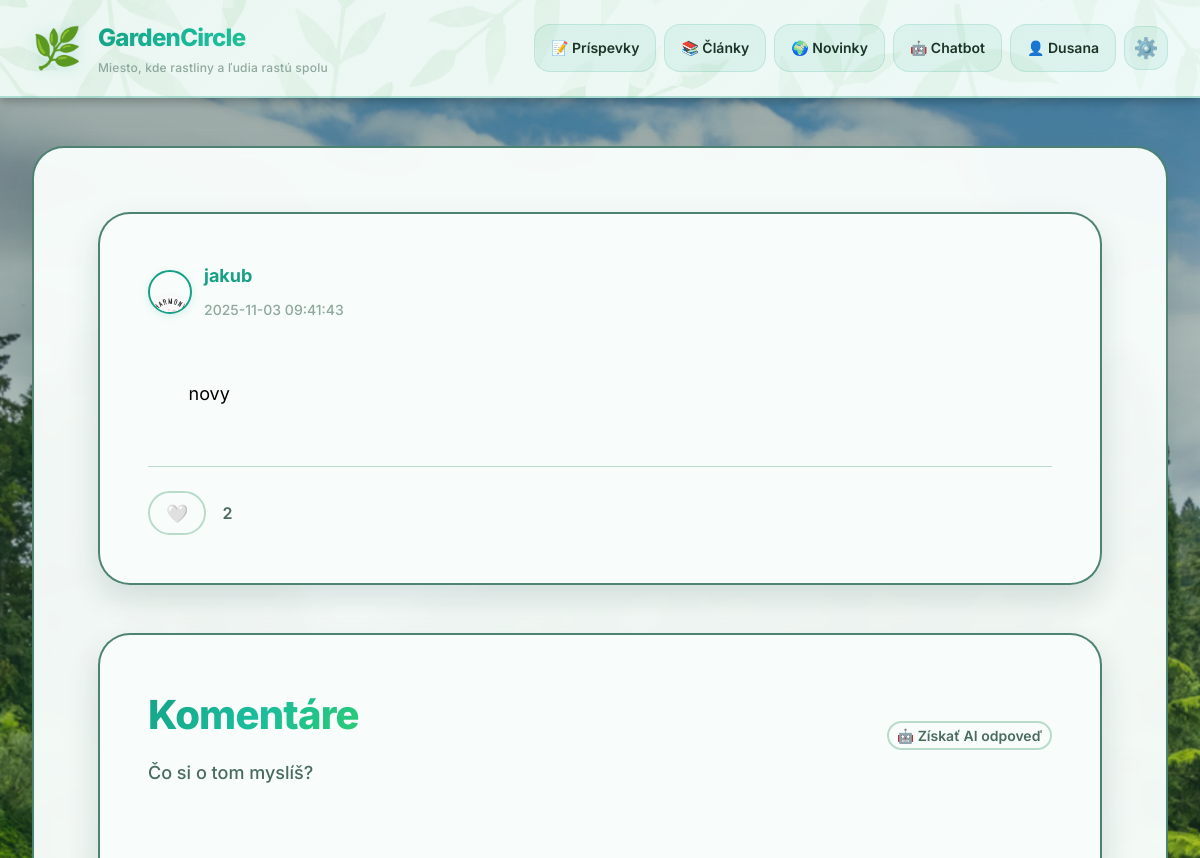
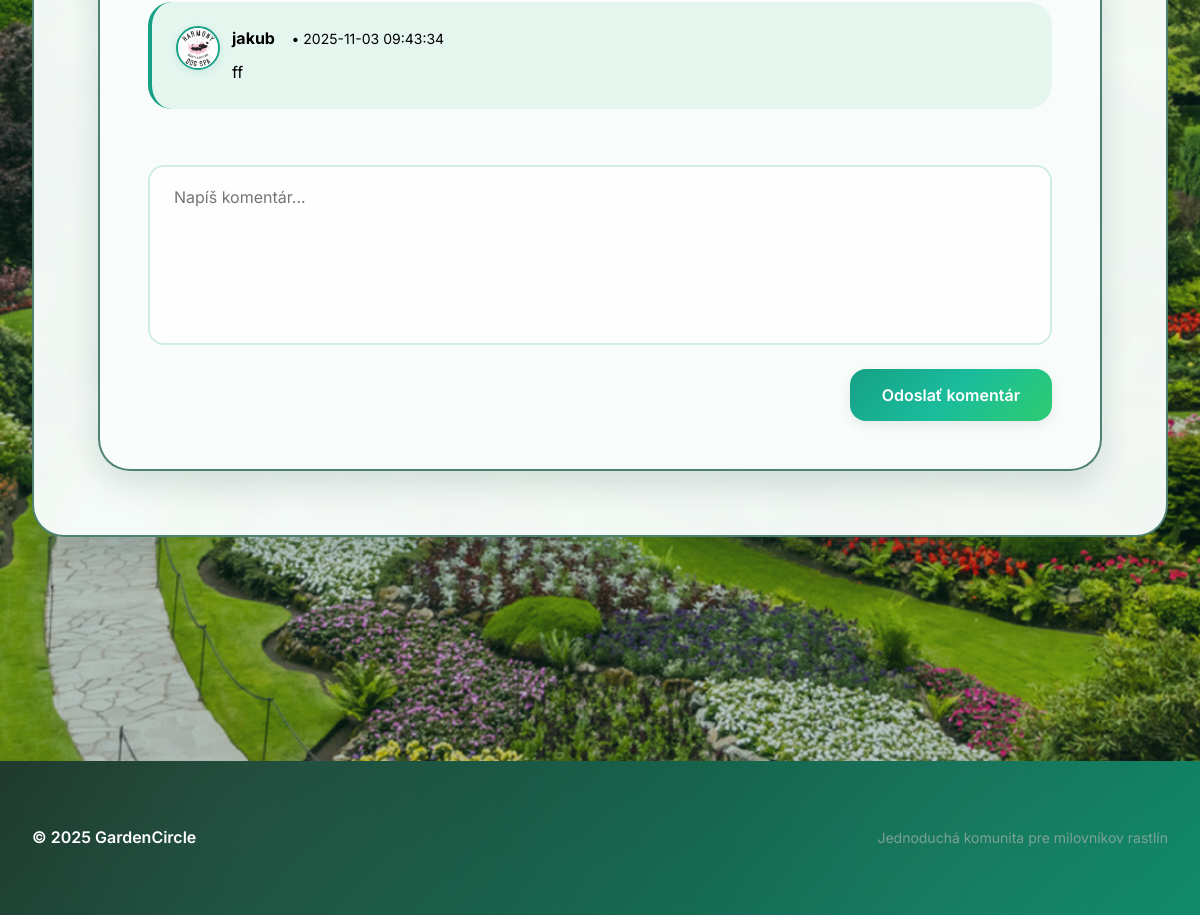
The app's page /posts/20 (signed in) with its own data (2 pictures, top to bottom).
### tables this page shows
CREATE TABLE users (
            id INTEGER PRIMARY KEY AUTOINCREMENT,
            username TEXT UNIQUE NOT NULL,
            email TEXT UNIQUE NOT NULL,
            password_hash TEXT NOT NULL,
            bio TEXT DEFAULT '',
            profile_image TEXT,
            created_at TIMESTAMP NOT NULL DEFAULT (datetime('now'))
        , is_admin BOOLEAN DEFAULT 0);

CREATE TABLE posts (
            id INTEGER PRIMARY KEY AUTOINCREMENT,
            author TEXT NOT NULL DEFAULT 'Anonym',
            content TEXT NOT NULL,
            created_at TIMESTAMP NOT NULL DEFAULT (datetime('now'))
        , image_path TEXT, author_id INTEGER, image_path哦 TEXT);

CREATE TABLE comments (
            id INTEGER PRIMARY KEY AUTOINCREMENT,
            post_id INTEGER NOT NULL,
            author TEXT NOT NULL DEFAULT 'Anonym',
            text TEXT NOT NULL,
            created_at TIMESTAMP NOT NULL DEFAULT (datetime('now')), author_id INTEGER,
            FOREIGN KEY (post_id) REFERENCES posts(id) ON DELETE CASCADE
        );

### backend/routes.py (the view)
    @app.route("/posts/<int:post_id>")
    @login_required
    def post_detail(post_id: int):
        db = get_db()
        pc = db.execute("SELECT id, author_id, author, content, created_at, image_path FROM posts WHERE id=?", (post_id,)).fetchone()
        if not pc:
            return render_template("404.html"), 404
        like_count = db.execute("SELECT COUNT(1) FROM likes WHERE post_id=?", (post_id,)).fetchone()[0]
        liked = db.execute("SELECT 1 FROM likes WHERE post_id=? AND user_id=?", (post_id, current_user.id)).fetchone() is not None
        comments = db.execute(
            "SELECT id, author_id, author, text, created_at FROM comments WHERE post_id=? ORDER BY created_at ASC",
            (post_id,),
        ).fetchall()
        comment_author_ids = [r[1] for r in comments if r[1] is not None]
        comment_author_map = {}
        if comment_author_ids:
            ca_placeholders = ','.join('?' * len(comment_author_ids))
            comment_author_rows = db.execute(
                f"SELECT id, profile_image FROM users WHERE id IN ({ca_placeholders})",
                comment_author_ids
            ).fetchall()
            comment_author_map = {row[0]: row[1] for row in comment_author_rows}
        comments_fmt = [
            {
                "id": r[0],
                "author_id": r[1],
                "author": r[2],
                "author_image": comment_author_map.get(r[1]),
                "text": r[3],
                "created_at": r[4]
            } for r in comments
        ]
        post_author_image = None
        if pc[1]:
            post_author_image = comment_author_map.get(pc[1])
            if post_author_image is None:
                row = db.execute("SELECT profile_image FROM users WHERE id=?", (pc[1],)).fetchone()
                post_author_image = row[0] if row else None
        post = {
            "id": pc[0],
            "author_id": pc[1],
            "author": pc[2],
            "author_image": post_author_image,
            "content": pc[3],
            "created_at": pc[4],
            "image_path": pc[5],
            "like_count": like_count,
            "liked": liked
        }
        return render_template("post.html", post=post, comments=comments_fmt)

### backend/database.py (called while the page is built)
def get_db():
    db = getattr(g, "_database", None)
    if db is None:
        os.makedirs(os.path.dirname(DB_PATH), exist_ok=True)
        db = g._database = sqlite3.connect(DB_PATH)
        db.row_factory = sqlite3.Row
    return db

### backend/routes.py (called while the page is built)
@login_manager.user_loader
def load_user(user_id):
    return User.get_by_id(user_id)

### backend/user.py (called while the page is built)
    @staticmethod
    def get_by_id(user_id):
        db = get_db()
        row = db.execute(
            "SELECT id, username, email, password_hash, bio, profile_image, created_at, COALESCE(is_admin, 0) as is_admin FROM users WHERE id = ?",
            (user_id,)
        ).fetchone()
        if row:
            return User(row[0], row[1], row[2], row[3], row[4], row[5], row[6], row[7])
        return None

### templates/post.html (shortened to what this page needs)
{% extends 'base.html' %}
{% block body_class %}bg-leaf{% endblock %}
{% block content %}
  <section class="card post-detail-card">
    <div class="post-card">
      <div class="post-header" style="display:flex; gap: var(--space-md); align-items:center;">
        <a href="{{ url_for('user_profile', username=post.author) }}" class="post-author-link" style="text-decoration:none; display:flex; align-items:center; gap: var(--space-sm);">
          <div class="post-author-avatar">
            {% if post.author_image %}
              {% if post.author_image.startswith('http') %}
                <img src="{{ post.author_image }}" alt="{{ post.author }}" loading="lazy">
              {% else %}
                <img src="{{ url_for('static', filename=post.author_image) }}" alt="{{ post.author }}" loading="lazy">
              {% endif %}
            {% else %}
              <div class="avatar-placeholder-small">{{ post.author[0].upper() }}</div>
            {% endif %}
          </div>
          <div class="meta">
            <strong class="author">{{ post.author }}</strong>
            <time class="time">{{ post.created_at }}</time>
          </div>
        </a>
      </div>
      <div class="post-content">
        {{ post.content }}
      </div>
      <div class="post-actions" style="display:flex; align-items:center; gap:.5rem; margin-top:.5rem;">
        <button id="likeBtn" class="btn btn-ghost like-btn {{ 'liked' if post.liked else '' }}" data-post-id="{{ post.id }}" aria-label="Páči sa mi to">
          <span class="like-emoji">{{ '❤️' if post.liked else '🤍' }}</span>
        </button>
        <span id="likeCount" class="like-count">{{ post.like_count or 0 }}</span>
      </div>
    </div>
    <div class="comment-section-inline">
      <header class="section-header" style="display:flex; flex-wrap:wrap; align-items:center; gap:var(--space-md); justify-content:space-between;">
        <div>
          <h2>Komentáre</h2>
          <p class="muted">Čo si o tom myslíš?</p>
        </div>
        <div class="auto-answer-controls">
          <button type="button" class="btn btn-ghost small" id="autoAnswerToggle" aria-haspopup="true" aria-expanded="false">🤖 Získať AI odpoveď</button>
        </div>
      </header>
      <ul class="comment-list">
        {% for c in comments %}
          <li>
            <div style="display:flex; gap: var(--space-sm); align-items:flex-start;">
              <a href="{{ url_for('user_profile', username=c.author) if c.author_id else '#' }}" style="text-decoration:none;">
                <div class="post-author-avatar" style="width:44px; height:44px;">
                  {% if c.author_image %}
                    {% if c.author_image.startswith('http') %}
                      <img src="{{ c.author_image }}" alt="{{ c.author }}" loading="lazy">
                    {% else %}
                      <img src="{{ url_for('static', filename=c.author_image) }}" alt="{{ c.author }}" loading="lazy">
                    {% endif %}
                  {% else %}
                    <div class="avatar-placeholder-small">{{ c.author[0].upper() }}</div>
                  {% endif %}
                </div>
              </a>
              <div style="min-width:0; flex:1;">
                <a href="{{ url_for('user_profile', username=c.author) if c.author_id else '#' }}" style="text-decoration:none;">
                  <strong>{{ c.author }}</strong>
                </a>
                <span class="muted"> • {{ c.created_at }}</span>
                <div style="margin-top: var(--space-xs);">{{ c.text }}</div>
              </div>
            </div>
          </li>
        {% else %}
          <li class="muted text-center" style="padding: var(--space-lg);">
            Zatiaľ žiadne komentáre — buď prvý, kto komentuje!
          </li>
        {% endfor %}
      </ul>
      <form class="comment-form" method="post" action="{{ url_for('add_comment', post_id=post.id) }}">
        <div class="form-group" style="width:100%;">
          <textarea class="comment-input comment-textarea" name="text" placeholder="Napíš komentár..." required></textarea>
        </div>
        <button type="submit" class="btn btn-primary">Odoslať komentár</button>
      </form>
    </div>
  </section>
{% endblock %}

### templates/base.html (shortened to what this page needs)
<!DOCTYPE html>
<html lang="sk">
<head>
  <link rel="stylesheet" href="{{ url_for('static', filename='css/style.css') }}">
</head>
<body class="{% block body_class %}{% endblock %}">
  <header class="site-header">
    <div class="container header-inner">
      <a class="brand" href="{{ url_for('home') }}">
        <span class="logo" aria-hidden="true">🌿</span>
        <div>
          <h1>GardenCircle</h1>
          <p class="tagline">Miesto, kde rastliny a ľudia rastú spolu</p>
        </div>
      </a>
      <nav class="main-nav" aria-label="Hlavná navigácia">
        {% if current_user.is_authenticated %}
          <a href="{{ url_for('posts_page') }}">📝 Príspevky</a>
          <a href="{{ url_for('articles') }}">📚 Články</a>
          <a href="{{ url_for('news') }}">🌍 Novinky</a>
          <a href="{{ url_for('chatbot_placeholder') }}">🤖 Chatbot</a>
          <a href="{{ url_for('user_profile', username=current_user.username) }}">👤 {{ current_user.username }}</a>
        {% else %}
          <a href="{{ url_for('login') }}">🔑 Prihlásiť</a>
          <a href="{{ url_for('register') }}">✨ Registrácia</a>
        {% endif %}
        {% if current_user.is_authenticated %}
        <a href="{{ url_for('settings') }}" class="menu-toggle" aria-label="Nastavenia">
          <span class="menu-icon">⚙️</span>
        </a>
        {% endif %}
      </nav>
    </div>
  </header>
  <main class="container">
    {% block content %}{% endblock %}
  </main>
  <footer class="site-footer">
    <div class="container footer-inner">
      <small>© 2025 GardenCircle</small>
      <span class="muted">Jednoduchá komunita pre milovníkov rastlín</span>
    </div>
  </footer>
</body>
</html>

### records on screen
users: username "Dusana"
users: profile_image (picture)
posts: author "jakub", created_at "2025-11-03 09:41:43", content "novy"
comments: author "jakub", created_at "2025-11-03 09:43:34", text "ff"

### other values on screen
{{ '❤️' if post.liked else '🤍' }} "🤍"
{{ post.like_count or 0 }} "2"
